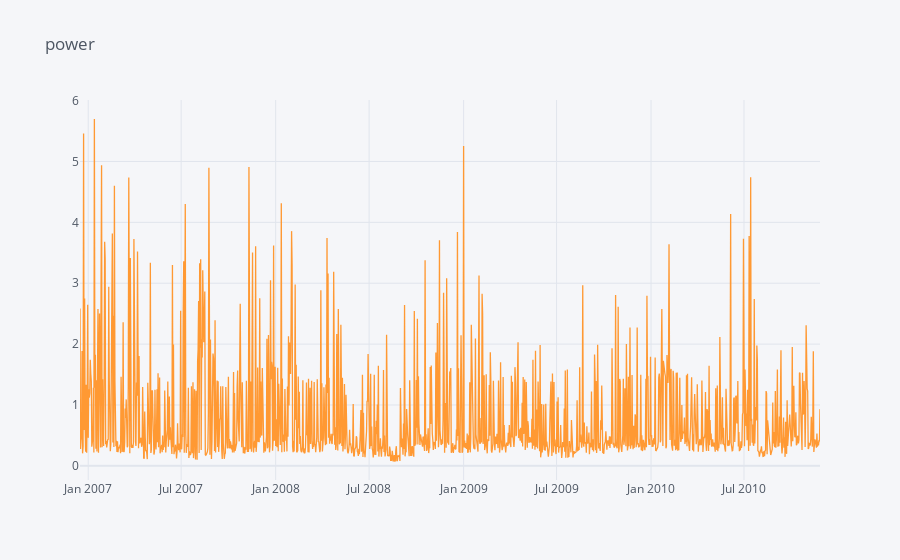

Notebook source saved alongside this figure:
### Code cell
#plotting the data 

data.iplot(title="power")

### Figure 1 — Plotly figure (JSON) as saved in the notebook; plotly's stock layout.template omitted (floating-point values rounded to 4 significant figures; data arrays with more than 128 entries replaced by an {"elided": "..."} marker saying what was removed)
{"data": [{"line": {"color": "rgba(255, 153, 51, 1.0)", "dash": "solid", "shape": "linear", "width": 1.3}, "mode": "lines", "name": "Global_active_power", "text": "", "type": "scatter", "x": {"elided": "1427 str values"}, "y": {"elided": "1427 float values"}}], "layout": {"legend": {"bgcolor": "#F5F6F9", "font": {"color": "#4D5663"}}, "paper_bgcolor": "#F5F6F9", "plot_bgcolor": "#F5F6F9", "title": {"font": {"color": "#4D5663"}, "text": "power"}, "xaxis": {"gridcolor": "#E1E5ED", "showgrid": true, "tickfont": {"color": "#4D5663"}, "title": {"font": {"color": "#4D5663"}, "text": ""}, "zerolinecolor": "#E1E5ED"}, "yaxis": {"gridcolor": "#E1E5ED", "showgrid": true, "tickfont": {"color": "#4D5663"}, "title": {"font": {"color": "#4D5663"}, "text": ""}, "zerolinecolor": "#E1E5ED"}}}
